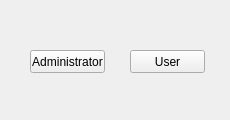
<?xml version="1.0" encoding="UTF-8"?>
<ui version="4.0">
 <class>MainMenu</class>
 <widget class="QMainWindow" name="MainMenu">
  <property name="geometry">
   <rect>
    <x>0</x>
    <y>0</y>
    <width>230</width>
    <height>120</height>
   </rect>
  </property>
  <property name="windowTitle">
   <string>MainWindow</string>
  </property>
  <widget class="QWidget" name="centralwidget">
   <widget class="QPushButton" name="AdminButton">
    <property name="geometry">
     <rect>
      <x>30</x>
      <y>50</y>
      <width>75</width>
      <height>23</height>
     </rect>
    </property>
    <property name="text">
     <string>Administrator</string>
    </property>
   </widget>
   <widget class="QPushButton" name="UserButton">
    <property name="geometry">
     <rect>
      <x>130</x>
      <y>50</y>
      <width>75</width>
      <height>23</height>
     </rect>
    </property>
    <property name="text">
     <string>User</string>
    </property>
   </widget>
  </widget>
 </widget>
 <resources/>
 <connections/>
</ui>
